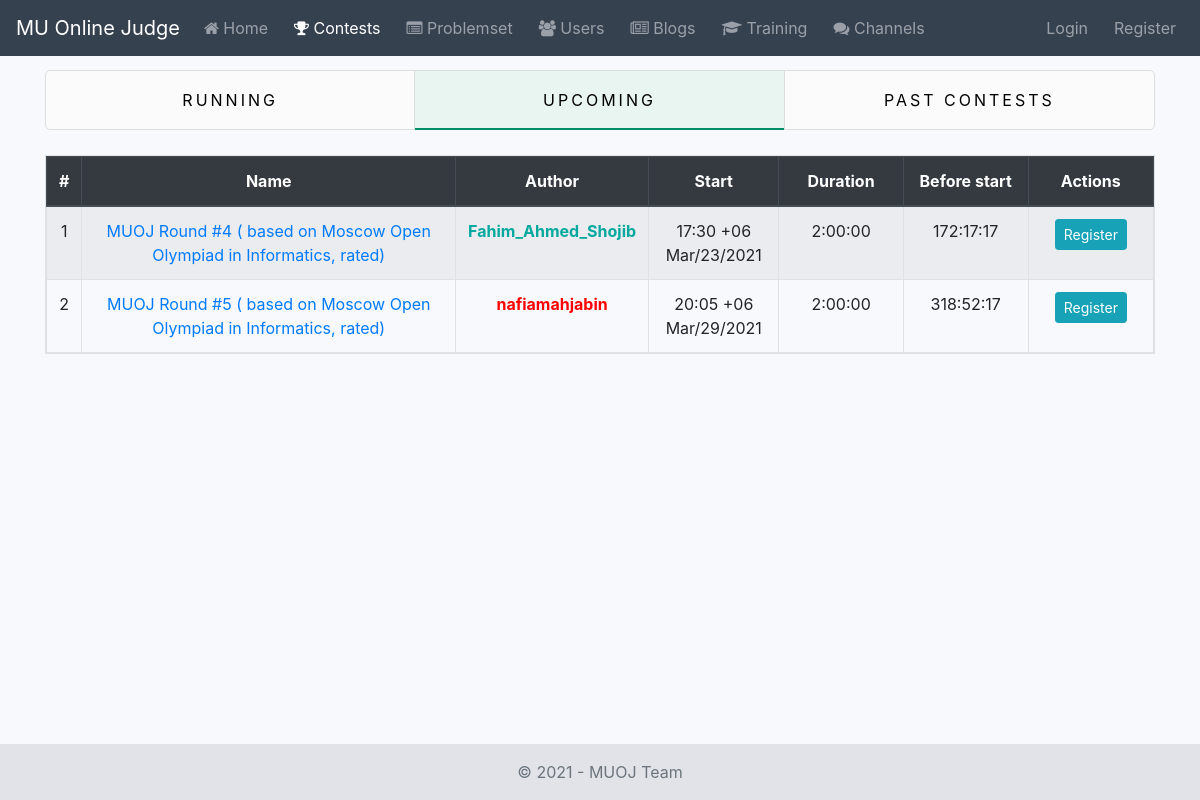
The app's page /contests/upcoming/ with its own data.
### contest/models.py (models this page shows, shortened)
class Contest(AbstractBaseModel):
    title = models.CharField(verbose_name=_('Title'), max_length=200)
    description = RichTextField(verbose_name=_('Description'), blank=True)
    start_time = models.DateTimeField(verbose_name=_('Start Time'))
    duration = models.DurationField(verbose_name=_('Duration'))
    openness = models.BooleanField(verbose_name=_('Openness'), default=False)
    is_rated = models.BooleanField(verbose_name=_('Is Rated'), default=False)
    rating_applied = models.BooleanField(verbose_name=_('Rating Applied?'), default=False)
    problem_ids = models.JSONField(verbose_name=_('Problem Ids'), default=list)
    problem_scores = models.JSONField(verbose_name=_('Problem Scores'), default=list)
    """
    Standings Format
    [
        {
            'id': 23,
            'username': 'Farhan_Meb',
            'rank': 1400,
            'total_score': 300,
            'scores_per_problem': [100, 200]
        },
        {
            'id': 24,
            'username': 'Decayed',
            'rank': 1200,
            'total_score': 200,
            'scores_per_problem': [0, 200]
        }
    ]
    """
    standings = models.JSONField(verbose_name=_('Standings'), default=list, blank=True)
    author = models.ForeignKey(
        verbose_name=_('Author'),
        to=User,
        related_name='contests',
        on_delete=models.SET_NULL,
        null=True
    )
    contestants = models.ManyToManyField(
        verbose_name=_('Contestants'),
        to=User,
        related_name='contestants',
        blank=True
    )
    objects = ContestManager()
    class Meta:
        verbose_name = _('Contest')
        verbose_name_plural = _('Contests')
        ordering = ['-id']

### contest/views.py (the view)
# urls.py: path('upcoming/', UpcomingContestListView.as_view(), name='upcoming-contest-list'),
class UpcomingContestListView(ListView):
    model = Contest
    context_object_name = 'contests'
    template_name = 'contest/upcoming_contest_list.html'
    def get_queryset(self):
        return Contest.objects.upcoming_contests(self.request.user.username)
    def get_context_data(self, **kwargs):
        context = super().get_context_data(**kwargs)
        context.update({
            'contest_upcoming_tab': 'active',
            'contest_nav': 'active'
        })
        return context

### contest/managers.py (called while the page is built)
    def upcoming_contests(self, username=None):
        return self.filter(
            start_time__gt=timezone.now()
        ).annotate(
            is_registered=Count(
                'contestants',
                filter=(Q(contestants__username=username))
            )
        )

### contest/templates/contest/upcoming_contest_list.html (shortened to what this page needs)
{% extends 'contest/base.html' %}
{% load static %}
{% block content %}
    {% include 'contest/snippets/list_tabs.html' %}
    <table class="table table-responsive table-hover text-center table-bordered table-striped">
        <thead class="thead-dark">
            <tr>
                <th > #</th>
                <th width="40%"> Name</th>
                <th width="12%"> Author</th>
                <th width="12%"> Start </th>
                <th width="12%"> Duration </th>
                <th width="12%"> Before start</th>
                <th width="12%"> Actions  </th>
            </tr>
        </thead>
        <tbody>
            {% for contest in contests %}
                <tr>
                    <td> {{ forloop.counter }} </td>
                    <td> <a href="{% url 'contest:contest-details' contest.id %}"> {{ contest.title }}</a> </td>
                    <td>
                        <a
                                href="{% url 'accounts:user-profile' contest.author.username %}"
                                class="rank-text rank-{{ contest.author.profile.rank }}"
                        >
                            {{ contest.author }}
                        </a>
                    </td>
                    <td> {{ contest.start_time|date:"H:i e M/d/o" }} </td>
                    <td>{{ contest.duration }}</td>
                    <td data-end-time="{{ contest.duration|add:contest.start_time|date:'Y-m-d H:i:s' }}" class="countdown"> 00:00:00  </td>
                    <td>
                        {% if not contest.is_registered %}
                            <a href="{% url 'contest:contest-registration' contest.id %}" class="btn btn-info btn-sm">Register</a>
                        {% else %}
                            <h6 style="font-size: 14px; color: green;"> Registration completed  </h6>
                        {% endif %}
                    </td>
                </tr>
            {% endfor %}
        </tbody>
    </table>
{% endblock %}

### static_local/core/css/base.css (style rules this page uses)
* { list-style: none; margin: 0; padding: 0; box-sizing: border-box; }
.bg-light-blue { background-color: #f7f9fc; }
.rank-text { font-weight: bold; }
.rank-1400 { color: #03A89E; }
.rank-2400 { color: red; }

### records on screen
Contest: title "MUOJ Round #4 ( based on Moscow Open Olympiad in Informatics, rated)", author "Fahim_Ahmed_Shojib", start_time "17:30 +06 Mar/23/2021", duration "2:00:00", shows "Register"
Contest: title "MUOJ Round #5 ( based on Moscow Open Olympiad in Informatics, rated)", author "nafiamahjabin", start_time "20:05 +06 Mar/29/2021", duration "2:00:00", shows "Register"
